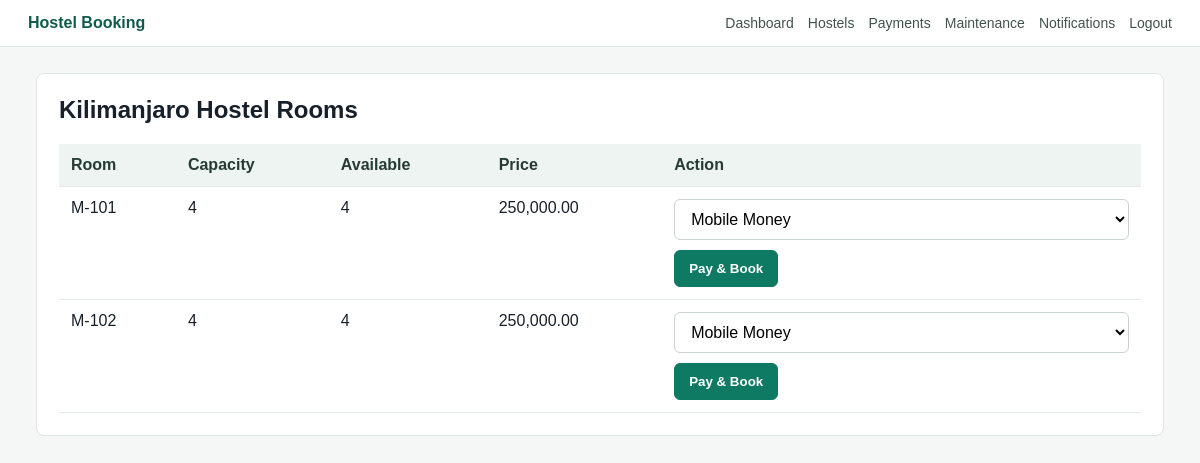
The app's page /book.php?hostel=1 (signed in) with its own data.
### tables this page shows
CREATE TABLE hostels (
    id INT AUTO_INCREMENT PRIMARY KEY,
    name VARCHAR(120) NOT NULL,
    gender_category ENUM('Male','Female') NOT NULL,
    location VARCHAR(120) NULL,
    capacity INT NOT NULL DEFAULT 0,
    facilities TEXT NULL,
    description TEXT NULL,
    created_at TIMESTAMP DEFAULT CURRENT_TIMESTAMP
);

CREATE TABLE rooms (
    id INT AUTO_INCREMENT PRIMARY KEY,
    hostel_id INT NOT NULL,
    room_number VARCHAR(40) NOT NULL,
    capacity INT NOT NULL,
    occupied_spaces INT NOT NULL DEFAULT 0,
    available_spaces INT NOT NULL,
    price DECIMAL(12,2) NOT NULL,
    created_at TIMESTAMP DEFAULT CURRENT_TIMESTAMP,
    FOREIGN KEY (hostel_id) REFERENCES hostels(id) ON DELETE CASCADE
);

### book.php (the view, shortened to what this page needs)
<?php
require_once __DIR__ . '/config.php';
$user = require_login('student');
$hostelId = (int)($_GET['hostel'] ?? 0);
$hostelStmt = db()->prepare('SELECT * FROM hostels WHERE id=? AND gender_category=? LIMIT 1');
$hostelStmt->execute([$hostelId, $user['gender']]);
$hostel = $hostelStmt->fetch();
$rooms = db()->prepare('SELECT * FROM rooms WHERE hostel_id=? ORDER BY room_number');
$rooms->execute([$hostelId]);
render_header('Book Room');
?>
<section class="panel">
    <h1><?= e($hostel['name']) ?> Rooms</h1>
    <table>
        <tr><th>Room</th><th>Capacity</th><th>Available</th><th>Price</th><th>Action</th></tr>
        <?php foreach ($rooms as $room): ?>
            <tr>
                <td><?= e($room['room_number']) ?></td>
                <td><?= (int)$room['capacity'] ?></td>
                <td><?= (int)$room['available_spaces'] ?></td>
                <td><?= number_format((float)$room['price'], 2) ?></td>
                <td>
                    <?php if ((int)$room['available_spaces'] > 0): ?>
                        <form method="post" class="inline">
                            <select name="method">
                                <option>Mobile Money</option>
                            </select>
                            <button class="button primary" type="submit">Pay & Book</button>
                        </form>
                    <?php else: ?>
                        <span class="badge danger">Full</span>
                    <?php endif; ?>
                </td>
            </tr>
        <?php endforeach; ?>
    </table>
</section>
<?php render_footer(); ?>

### config.php (shortened to what this page needs)
<?php
function db(): PDO
{
    static $pdo = null;
    if ($pdo === null) {
        $dsn = 'mysql:host=' . DB_HOST . ';dbname=' . DB_NAME . ';charset=utf8mb4';
        $pdo = new PDO($dsn, DB_USER, DB_PASS, [
            PDO::ATTR_ERRMODE => PDO::ERRMODE_EXCEPTION,
            PDO::ATTR_DEFAULT_FETCH_MODE => PDO::FETCH_ASSOC,
        ]);
    }
    return $pdo;
}
function e(?string $value): string
{
    return htmlspecialchars((string)$value, ENT_QUOTES, 'UTF-8');
}
function current_user(): ?array
{
    $stmt = db()->prepare('SELECT * FROM users WHERE id = ? LIMIT 1');
    $stmt->execute([$_SESSION['user_id']]);
    return $stmt->fetch() ?: null;
}
function render_header(string $title): void
{
    $user = current_user();
    ?>
    <!doctype html>
    <html lang="en">
    <head>
        <link rel="stylesheet" href="assets/style.css">
    </head>
    <body>
    <header class="topbar">
        <a class="brand" href="dashboard.php">Hostel Booking</a>
        <nav>
            <?php if ($user): ?>
                <a href="dashboard.php">Dashboard</a>
                <?php if ($user['role'] === 'student'): ?>
                    <a href="hostels.php">Hostels</a>
                    <a href="payments.php">Payments</a>
                    <a href="maintenance.php">Maintenance</a>
                    <a href="notifications.php">Notifications</a>
                <?php elseif ($user['role'] === 'admin'): ?>
                    <a href="admin.php">Admin</a>
                <?php else: ?>
                    <a href="staff.php">Tasks</a>
                <?php endif; ?>
                <a href="logout.php">Logout</a>
            <?php else: ?>
                <a href="login.php">Login</a>
                <a href="register.php">Register</a>
            <?php endif; ?>
        </nav>
    </header>
    <main class="page">
    <?php
}
function render_footer(): void
{
    ?>
    </main>
    </body>
    </html>
    <?php
}

### style.css (style rules this page uses)
* { box-sizing: border-box; }
body { margin: 0; font-family: Arial, Helvetica, sans-serif; color: #17202a; background: #f4f7f6; }
a { color: inherit; text-decoration: none; }
.topbar { display: flex; justify-content: space-between; align-items: center; padding: 14px 28px; background: #ffffff; border-bottom: 1px solid #dfe7e2; position: sticky; top: 0; z-index: 5; }
.brand { font-weight: 800; color: #0f5c4c; }
nav { display: flex; gap: 14px; flex-wrap: wrap; }
nav a { color: #41534d; font-size: 14px; }
.page { max-width: 1180px; margin: 0 auto; padding: 26px; }
.stats span, .metric, .card, .panel, .notice { background: #fff; border: 1px solid #dfe7e2; border-radius: 8px; }
.actions, .inline { display: flex; gap: 10px; align-items: center; flex-wrap: wrap; }
.button { border: 1px solid #b8c8c1; background: #fff; color: #18332b; padding: 10px 14px; border-radius: 6px; cursor: pointer; font-weight: 700; display: inline-block; }
.button.primary { background: #0f7a63; border-color: #0f7a63; color: #fff; }
.panel { padding: 22px; margin-bottom: 22px; }
h1, h2 { margin-top: 0; }
input, select, textarea { width: 100%; padding: 10px 12px; border: 1px solid #c8d4cf; border-radius: 6px; font: inherit; background: #fff; }
table { width: 100%; border-collapse: collapse; background: #fff; overflow-x: auto; }
th, td { text-align: left; padding: 12px; border-bottom: 1px solid #e5ece8; vertical-align: top; }
th { background: #edf4f1; color: #263b34; }

### records on screen
hostels: name "Kilimanjaro Hostel"
rooms: room_number "M-101", capacity "4", available_spaces "4", price "250,000.00"
rooms: room_number "M-102", capacity "4", available_spaces "4", price "250,000.00"
